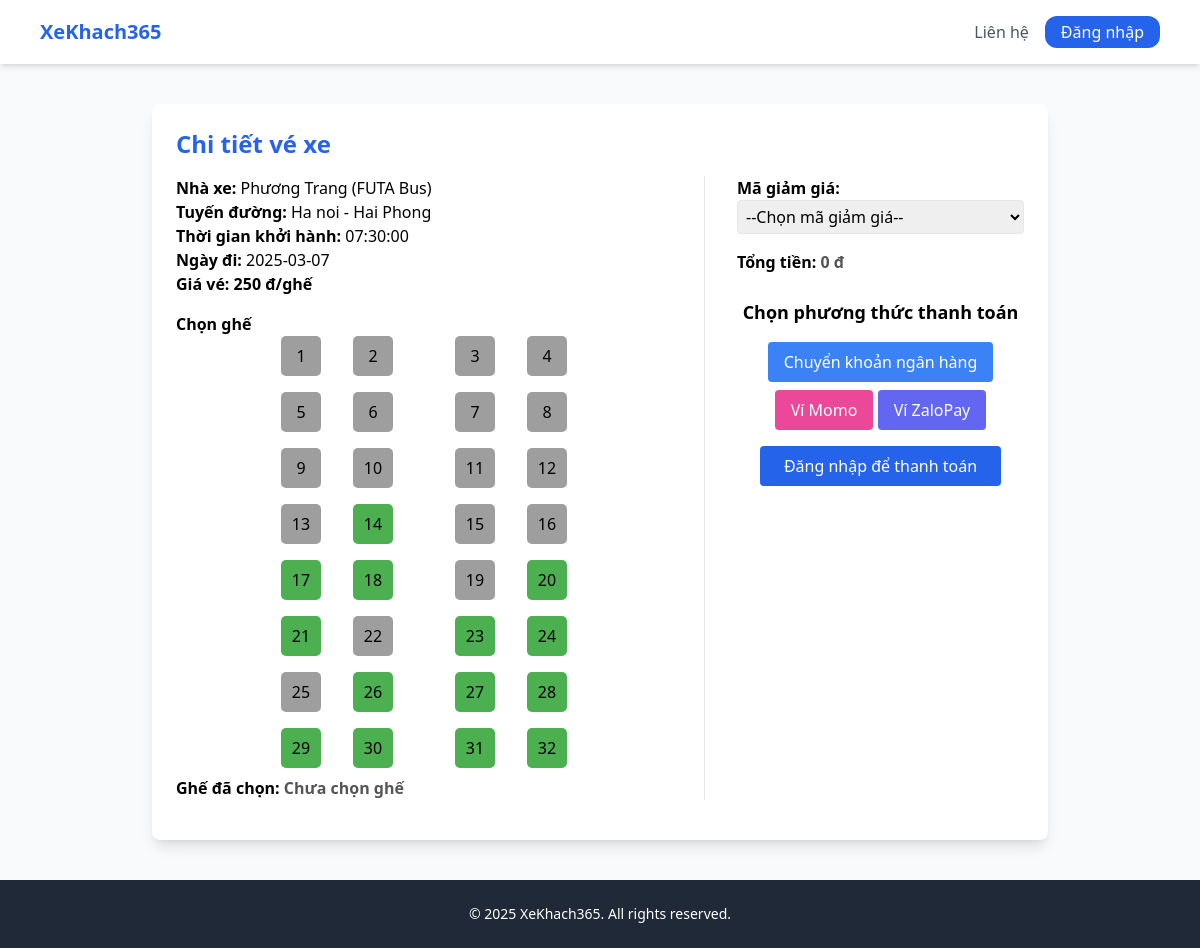
/chitietve.php?id_cd=9, run on the app's committed database.
### tables this page shows
CREATE TABLE `chuyendi` (
  `id_cd` int(11) NOT NULL,
  `id_NX` int(11) NOT NULL,
  `diemKH` varchar(100) NOT NULL,
  `diemKT` varchar(100) NOT NULL,
  `lichTrinh` time NOT NULL,
  `ngayDi` date NOT NULL,
  `gia` varchar(11) NOT NULL
);

CREATE TABLE `nha_xe` (
  `id_NX` int(11) NOT NULL,
  `tenNX` varchar(100) DEFAULT NULL,
  `soDT` varchar(20) DEFAULT NULL
);

### user.php (called while the page is built, shortened)
<?php
include('connect.php');
        class data_chuyendi
        {
        public function select_id_cd($id_cd)
            {
              global $conn;
              $sql="select chuyendi.id_cd, nha_xe.tenNX, chuyendi.diemKH, chuyendi.diemKT, chuyendi.lichTrinh, chuyendi.ngayDi, chuyendi.gia
                        from chuyendi join nha_xe on chuyendi.id_NX = nha_xe.id_NX where id_cd='$id_cd'";
              $run=mysqli_query($conn, $sql);
              return $run;
            }
        }
?>

### chitietve.php (the view, shortened to what this page needs)
<?php
include "connect.php";
include "user.php";
$id_cd = $_POST['id_cd'] ?? $_GET['id_cd'] ?? null;
$model = new data_chuyendi();
$se_chuyenXeList = $model->select_id_cd($id_cd);
?>
<!DOCTYPE html>
<html lang="vi">
<head>
  <script src="https://cdn.tailwindcss.com"></script>
</head>
<body class="bg-gray-50 font-sans">
  <nav class="bg-white shadow-md py-4">
    <div class="max-w-6xl mx-auto px-4 flex justify-between items-center">
      <h1 class="text-xl font-bold text-blue-600">
        <a href="trangchu.php">XeKhach365</a>
      </h1>
      <div class="space-x-4 hidden md:flex items-center">
        <div class="relative group">
          <a href="#" class="text-gray-600 hover:text-blue-600">Liên hệ</a>
        </div>
        <?php if (isset($_SESSION['user'])): ?>
  <div class="relative">
    <button id="avatarBtn" onclick="toggleDropdown()" type="button" class="w-9 h-9 rounded-full bg-blue-500 flex items-center justify-center text-white font-bold focus:outline-none">
                        <span><?= strtoupper(substr($_SESSION['user'], 0, 1)); ?></span>
                    </button>
                    <div id="dropdownMenu" class="hidden absolute right-0 mt-2 w-40 bg-white rounded shadow-lg z-50">
                        <a href="tkuser/guestuser.php" class="flex items-center gap-2 block w-full text-left px-4 py-2 text-gray-700 hover:bg-gray-100">
                            <svg xmlns="http://www.w3.org/2000/svg" class="h-5 w-5 text-blue-500" fill="none" viewBox="0 0 24 24" stroke="currentColor">
                                <path stroke-linecap="round" stroke-linejoin="round" stroke-width="2" d="M5.121 17.804A13.937 13.937 0 0112 15c2.485 0 4.797.755 6.879 2.047M15 11a3 3 0 11-6 0 3 3 0 016 0z" />
                            </svg>
                            <span class="font-semibold"><?= htmlspecialchars($_SESSION['user']); ?></span>
                        </a>
                        <a href="qlcanhan.php" class="flex items-center gap-2 block w-full text-left px-4 py-2 text-gray-700 hover:bg-gray-100">
                            <svg xmlns="http://www.w3.org/2000/svg" class="h-5 w-5 text-green-500" fill="none" viewBox="0 0 24 24" stroke="currentColor">
                                <path stroke-linecap="round" stroke-linejoin="round" stroke-width="2" d="M9 17v-2a4 4 0 014-4h3m-7 0a4 4 0 014-4V7a4 4 0 00-4-4H7a4 4 0 00-4 4v10a4 4 0 004 4h10a4 4 0 004-4v-4a4 4 0 00-4-4h-3" />
                            </svg>
                            <span>Xem vé đã đặt</span>
                        </a>
                        <a href="logout.php?redirect=<?= urlencode($_SERVER['REQUEST_URI']) ?>" class="block w-full text-left px-4 py-2 text-gray-700 hover:bg-gray-100">Đăng xuất</a>
                    </div>
                </div>
            <?php else: ?>
                <a href="login.php?redirect=<?= urlencode($_SERVER['REQUEST_URI']) ?>" class="bg-blue-600 text-white px-4 py-1 rounded-xl hover:bg-blue-700 transition">Đăng nhập</a>
            <?php endif; ?>
      </div>
    </div>
  </nav>
</head>
<body>
<div class="max-w-4xl mx-auto mt-10 bg-white shadow-lg rounded-lg p-6">
    <h1 class="text-2xl font-bold text-blue-600 mb-4">Chi tiết vé xe</h1>
    <?php foreach($se_chuyenXeList as $chuyenXeList): ?>
    <form method="POST" id="payment-form">
        <div class="flex flex-col md:flex-row gap-8">
            <div class="flex-1">
                <div>
                    <span class="font-semibold">Nhà xe:</span> <?= $chuyenXeList['tenNX'] ?>
                </div>
                <div>
                    <span class="font-semibold">Tuyến đường:</span> <?= $chuyenXeList['diemKH'] ?> - <?= $chuyenXeList['diemKT'] ?>
                </div>
                <div>
                    <span class="font-semibold">Thời gian khởi hành:</span> <?= $chuyenXeList['lichTrinh'] ?>
                </div>
                <div>
                    <span class="font-semibold">Ngày đi:</span> <?= $chuyenXeList['ngayDi'] ?>
                </div>
                <div>
                    <span class="block font-semibold" id="ticket-price" data-gia="<?= $chuyenXeList['gia'] ?>">
                        Giá vé: <?= number_format($chuyenXeList['gia']) ?> đ/ghế
                    </span>
                </div>
                <div class="mt-4">
                    <span class="font-semibold">Chọn ghế</span>
                    <div class="grid gap-y-2" style="justify-content: center;">
    <?php
    $gheDaBan = [];
    $sql = "SELECT ghe FROM ve WHERE id_cd = '$id_cd'";
    $result = mysqli_query($conn, $sql);
    while ($row = mysqli_fetch_assoc($result)) {
        $arr = explode(',', $row['ghe']);
        foreach ($arr as $ghe) {
            $ghe = trim($ghe);
            if ($ghe !== '') {
                $gheDaBan[] = (int)$ghe;
            }
        }
    }
    for ($i = 1; $i <= 32; $i += 4) {
        echo '<div class="flex justify-center gap-x-8 mb-2">';
        for ($j = 0; $j < 4; $j++) {
            $seatNumber = $i + $j;
            $class = 'seat';
            if (in_array($seatNumber, $gheDaBan)) {
                $class .= ' unavailable';
            }
            $style = ($j === 2) ? 'margin-left: 30px;' : '';
            echo '<div class="'.$class.'" style="'.$style.'" data-seat-number="'.$seatNumber.'">'.$seatNumber.'</div>';
        }
        echo '</div>';
    }
    ?>
</div>
                    <p class="block font-semibold">Ghế đã chọn: <span id="selected-seats">Chưa chọn ghế</span></p>
                </div>
            </div>
            <div class="w-full md:w-80 border-l md:pl-8 mt-8 md:mt-0">
                <div>
                    <label for="voucher" class="block font-semibold">Mã giảm giá:</label>
                    <select id="voucher" class="border rounded px-1 py-1 w-full">
                        <option value=""> --Chọn mã giảm giá--</option>
                    </select>
                </div>
                <p class="block font-semibold mt-4">Tổng tiền: <span id="total-price">0 đ</span></p>
                <div class="mt-6 text-center space-y-4">
                    <h2 class="text-lg font-semibold">Chọn phương thức thanh toán</h2>
                    <div class="space-y-2">
                        <button type="button" onclick="showQRCode('bank')" class="bg-blue-500 hover:bg-blue-600 text-white px-4 py-2 rounded">Chuyển khoản ngân hàng</button>
                        <button type="button" onclick="showQRCode('momo')" class="bg-pink-500 hover:bg-pink-600 text-white px-4 py-2 rounded">Ví Momo</button>
                        <button type="button" onclick="showQRCode('zalo')" class="bg-indigo-500 hover:bg-indigo-600 text-white px-4 py-2 rounded">Ví ZaloPay</button>
                    </div>
                </div>
                <div class="flex justify-center mt-4">
                    <?php if (isset($_SESSION['user'])): ?>
        <button type="submit" name="thanhtoan" class="bg-blue-600 text-white px-6 py-2 rounded">Xác nhận thanh toán</button>
    <?php else: ?>
        <button type="button" class="bg-blue-600 text-white px-6 py-2 rounded">Đăng nhập để thanh toán</button>
    <?php endif; ?>
                </div>
            </div>
        </div>
    </form>
    <?php endforeach; ?>
</div>
  <footer class="bg-gray-800 text-white py-6 mt-10">
    <div class="max-w-6xl mx-auto px-4 text-center text-sm">
      © 2025 XeKhach365. All rights reserved.
    </div>
  </footer>
</body>
</html>

### chitietve.php (style rules this page uses)
.seat { width: 40px; height: 40px; background: #4CAF50; border-radius: 5px; display: flex; align-items: center; justify-content: center; cursor: pointer; transition: background 0.3s; }
.seat.unavailable { background: #9E9E9E; cursor: not-allowed; }
#selected-seats, #total-price, #payment-status { margin-top: 10px; font-weight: bold; color: #555; }

### data on the page
chuyendi: id_NX.tenNX "Phương Trang (FUTA Bus)", diemKH "Ha noi", diemKT "Hai Phong", lichTrinh "07:30:00", ngayDi "2025-03-07", gia "250", seatNumber "1", seatNumber "2", seatNumber "3", seatNumber "4", seatNumber "5", seatNumber "6", seatNumber "7", seatNumber "8", seatNumber "9", seatNumber "10", seatNumber "11", seatNumber "12", seatNumber "13", seatNumber "14", seatNumber "15", seatNumber "16", seatNumber "17", seatNumber "18", seatNumber "19", seatNumber "20", seatNumber "21", seatNumber "22", seatNumber "23", seatNumber "24", seatNumber "25", seatNumber "26", seatNumber "27", seatNumber "28", seatNumber "29", seatNumber "30", seatNumber "31", seatNumber "32"
